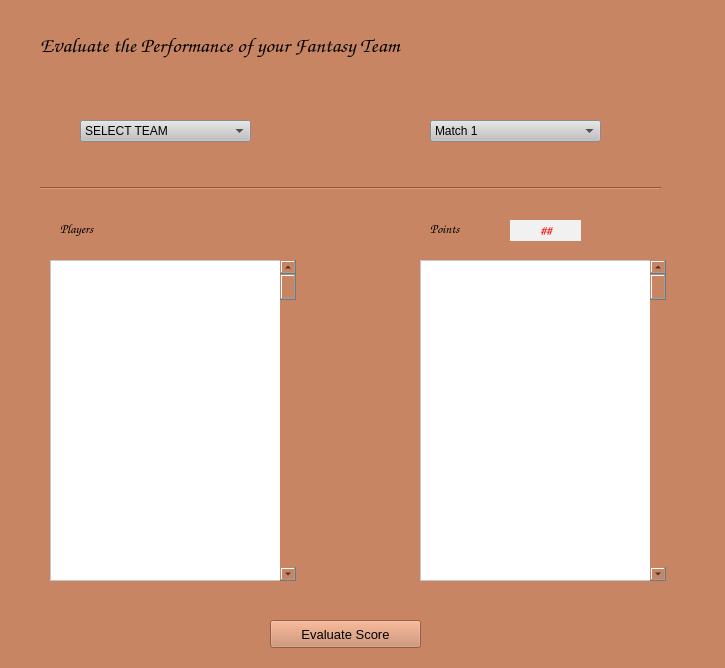
<?xml version="1.0" encoding="UTF-8"?>
<ui version="4.0">
 <class>Evaluate</class>
 <widget class="QMainWindow" name="Evaluate">
  <property name="geometry">
   <rect>
    <x>0</x>
    <y>0</y>
    <width>725</width>
    <height>668</height>
   </rect>
  </property>
  <property name="windowTitle">
   <string>DialogBox</string>
  </property>
  <property name="styleSheet">
   <string notr="true">background-color: rgb(255, 170, 255);
background-color: rgb(216, 144, 0);
background-color: rgb(255, 170, 0);
background-color: rgb(226, 150, 112);
background-color: rgb(200, 133, 99);</string>
  </property>
  <widget class="QWidget" name="centralwidget">
   <widget class="QComboBox" name="cb_select_team">
    <property name="geometry">
     <rect>
      <x>80</x>
      <y>120</y>
      <width>171</width>
      <height>22</height>
     </rect>
    </property>
    <property name="styleSheet">
     <string notr="true">background-color: rgb(193, 193, 193);</string>
    </property>
    <item>
     <property name="text">
      <string>SELECT TEAM</string>
     </property>
    </item>
   </widget>
   <widget class="QComboBox" name="cb_select_match">
    <property name="geometry">
     <rect>
      <x>430</x>
      <y>120</y>
      <width>171</width>
      <height>22</height>
     </rect>
    </property>
    <property name="styleSheet">
     <string notr="true">background-color: rgb(193, 193, 193);
</string>
    </property>
    <item>
     <property name="text">
      <string>Match 1</string>
     </property>
    </item>
    <item>
     <property name="text">
      <string>Match 2</string>
     </property>
    </item>
    <item>
     <property name="text">
      <string>Match 3</string>
     </property>
    </item>
    <item>
     <property name="text">
      <string>Match 4</string>
     </property>
    </item>
    <item>
     <property name="text">
      <string>Match 5</string>
     </property>
    </item>
   </widget>
   <widget class="Line" name="line">
    <property name="geometry">
     <rect>
      <x>40</x>
      <y>180</y>
      <width>621</width>
      <height>16</height>
     </rect>
    </property>
    <property name="orientation">
     <enum>Qt::Horizontal</enum>
    </property>
   </widget>
   <widget class="QPushButton" name="calculate_btn">
    <property name="geometry">
     <rect>
      <x>270</x>
      <y>620</y>
      <width>151</width>
      <height>28</height>
     </rect>
    </property>
    <property name="font">
     <font>
      <pointsize>10</pointsize>
      <weight>50</weight>
      <bold>false</bold>
     </font>
    </property>
    <property name="text">
     <string>Evaluate Score</string>
    </property>
   </widget>
   <widget class="QLabel" name="label_2">
    <property name="geometry">
     <rect>
      <x>60</x>
      <y>220</y>
      <width>71</width>
      <height>16</height>
     </rect>
    </property>
    <property name="font">
     <font>
      <family>Comic Sans MS</family>
      <pointsize>10</pointsize>
      <weight>75</weight>
      <italic>true</italic>
      <bold>true</bold>
     </font>
    </property>
    <property name="text">
     <string>Players</string>
    </property>
   </widget>
   <widget class="QLabel" name="label_3">
    <property name="geometry">
     <rect>
      <x>430</x>
      <y>220</y>
      <width>55</width>
      <height>16</height>
     </rect>
    </property>
    <property name="font">
     <font>
      <family>Comic Sans MS</family>
      <pointsize>10</pointsize>
      <weight>75</weight>
      <italic>true</italic>
      <bold>true</bold>
     </font>
    </property>
    <property name="text">
     <string>Points</string>
    </property>
   </widget>
   <widget class="QListWidget" name="scores_list">
    <property name="geometry">
     <rect>
      <x>420</x>
      <y>260</y>
      <width>241</width>
      <height>321</height>
     </rect>
    </property>
    <property name="styleSheet">
     <string notr="true">background-color: rgb(255, 255, 255);</string>
    </property>
   </widget>
   <widget class="QListWidget" name="players_list">
    <property name="geometry">
     <rect>
      <x>50</x>
      <y>260</y>
      <width>241</width>
      <height>321</height>
     </rect>
    </property>
    <property name="styleSheet">
     <string notr="true">background-color: rgb(255, 255, 255);</string>
    </property>
   </widget>
   <widget class="QScrollBar" name="verticalScrollBar">
    <property name="geometry">
     <rect>
      <x>280</x>
      <y>260</y>
      <width>16</width>
      <height>321</height>
     </rect>
    </property>
    <property name="orientation">
     <enum>Qt::Vertical</enum>
    </property>
   </widget>
   <widget class="QScrollBar" name="verticalScrollBar1">
    <property name="geometry">
     <rect>
      <x>650</x>
      <y>260</y>
      <width>16</width>
      <height>321</height>
     </rect>
    </property>
    <property name="orientation">
     <enum>Qt::Vertical</enum>
    </property>
   </widget>
   <widget class="QLabel" name="label">
    <property name="geometry">
     <rect>
      <x>40</x>
      <y>20</y>
      <width>651</width>
      <height>51</height>
     </rect>
    </property>
    <property name="font">
     <font>
      <family>Comic Sans MS</family>
      <pointsize>16</pointsize>
      <weight>75</weight>
      <italic>true</italic>
      <bold>true</bold>
     </font>
    </property>
    <property name="text">
     <string>Evaluate the Performance of your Fantasy Team</string>
    </property>
   </widget>
   <widget class="QLabel" name="points_show">
    <property name="geometry">
     <rect>
      <x>510</x>
      <y>220</y>
      <width>71</width>
      <height>21</height>
     </rect>
    </property>
    <property name="font">
     <font>
      <family>Comic Sans MS</family>
      <pointsize>10</pointsize>
      <weight>75</weight>
      <italic>true</italic>
      <bold>true</bold>
     </font>
    </property>
    <property name="styleSheet">
     <string notr="true">color : rgb(255, 0, 0);
background-color: rgb(229, 229, 229);
background-color: rgb(241, 241, 241);</string>
    </property>
    <property name="text">
     <string>##</string>
    </property>
    <property name="alignment">
     <set>Qt::AlignCenter</set>
    </property>
   </widget>
  </widget>
 </widget>
 <resources/>
 <connections/>
</ui>
